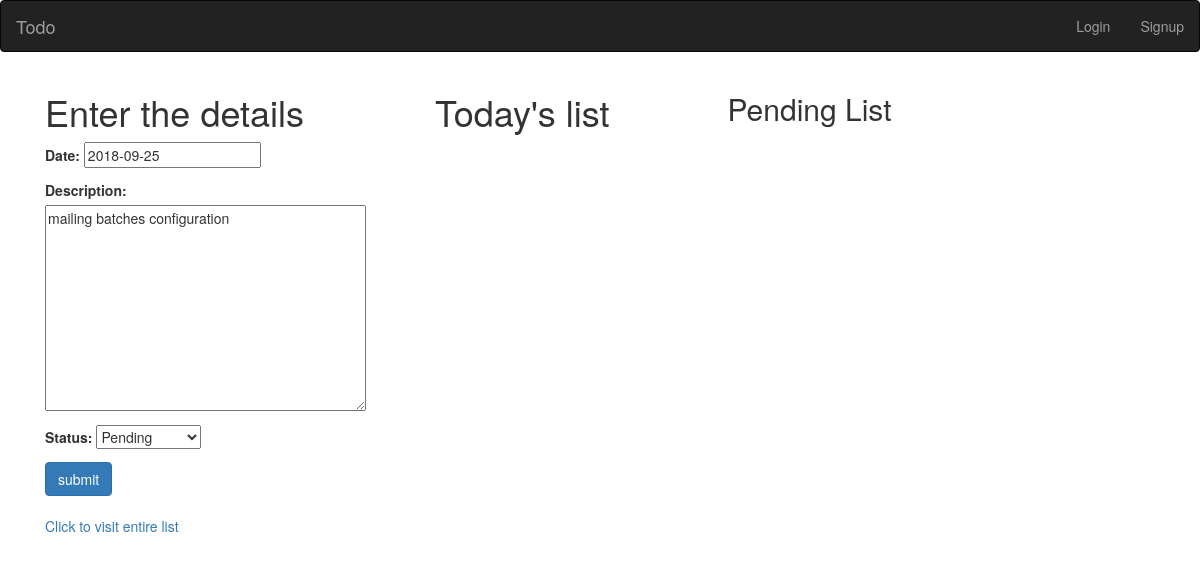
Page /todo/edit/132 on the committed database.
### Todoapp/models.py (models this page shows, shortened)
class Todomodel(models.Model):
	CHOICES_STATUS = (('1', 'Pending',), ('2', 'Done',),('3','Not Required'),('4','Delete'))
	date = models.DateField(default = date.today()) #date.today()
	description = models.TextField(max_length = 500,blank=False)
	status = models.CharField(choices=CHOICES_STATUS,max_length=10,default='Pending')
	employee_num = models.ForeignKey(User,on_delete=models.CASCADE)

### Todoapp/views.py (the view, shortened to what this page needs)
# urls.py: url(r'edit/(?P<item_id>[0-9]+)',views.edit,name = 'edit'),
def edit(request,item_id=None):
	item = Todomodel.objects.get(pk = item_id)
	todoform = Todoform(request.POST or None,instance = item)
	context = { 'date' : item.date,
				'description' : item.description,
				'todoform' : todoform,
				}
	return render(request,'Todoapp/register.html',context)

### Todoapp/forms.py
class Todoform(forms.ModelForm):
	class Meta:
		model = Todomodel
		fields = ['date','description','status']

### Todoapp/templates/Todoapp/register.html (shortened to what this page needs)
{%extends 'base.html'%}
{%block body%}
	<div class="container">
		<div class="row">
		    <div class="col-sm-4">
			<h1>Enter the details</h1>
				<form method = "POST">
					{{todoform.as_p}}
				    <button class="btn btn-primary" type = 'submit'>submit</button>
				</form><br/>
				<a href="{% url 'todoapp:list' %}">Click to visit entire list</a>
			</div>
		    <div class="col-sm-3">
			<h1>Today's list</h1>
			</div>
			<div class="col-sm-5">
			<h2>Pending List</h2>
			</div>
		</div>
	</div>
{% endblock %}

### rows in the picture
Todomodel: date "2018-09-25", description "mailing batches configuration", status "Pending"
